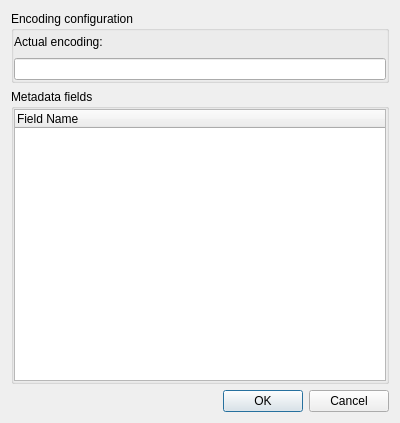
<?xml version="1.0" encoding="UTF-8"?>
<ui version="4.0">
 <class>FixMetadataEncodingDialog</class>
 <widget class="QDialog" name="FixMetadataEncodingDialog">
  <property name="geometry">
   <rect>
    <x>0</x>
    <y>0</y>
    <width>400</width>
    <height>423</height>
   </rect>
  </property>
  <property name="windowTitle">
   <string>Dialog</string>
  </property>
  <layout class="QGridLayout" name="gridLayout">
   <item row="0" column="0">
    <layout class="QVBoxLayout" name="verticalLayout">
     <property name="sizeConstraint">
      <enum>QLayout::SetDefaultConstraint</enum>
     </property>
     <item>
      <widget class="QGroupBox" name="groupBox">
       <property name="sizePolicy">
        <sizepolicy hsizetype="Expanding" vsizetype="Minimum">
         <horstretch>0</horstretch>
         <verstretch>0</verstretch>
        </sizepolicy>
       </property>
       <property name="minimumSize">
        <size>
         <width>374</width>
         <height>72</height>
        </size>
       </property>
       <property name="title">
        <string>Encoding configuration</string>
       </property>
       <layout class="QGridLayout" name="gridLayout_2">
        <property name="leftMargin">
         <number>0</number>
        </property>
        <property name="topMargin">
         <number>0</number>
        </property>
        <property name="rightMargin">
         <number>0</number>
        </property>
        <property name="bottomMargin">
         <number>0</number>
        </property>
        <item row="0" column="0">
         <layout class="QVBoxLayout" name="verticalLayout_2">
          <property name="sizeConstraint">
           <enum>QLayout::SetDefaultConstraint</enum>
          </property>
          <item>
           <widget class="QLabel" name="label_2">
            <property name="text">
             <string>Actual encoding:</string>
            </property>
           </widget>
          </item>
          <item>
           <widget class="QLineEdit" name="appliedEncodingLineEdit"/>
          </item>
         </layout>
        </item>
       </layout>
      </widget>
     </item>
     <item>
      <widget class="QGroupBox" name="groupBox_2">
       <property name="sizePolicy">
        <sizepolicy hsizetype="Expanding" vsizetype="MinimumExpanding">
         <horstretch>0</horstretch>
         <verstretch>0</verstretch>
        </sizepolicy>
       </property>
       <property name="title">
        <string>Metadata fields</string>
       </property>
       <layout class="QGridLayout" name="gridLayout_3">
        <property name="leftMargin">
         <number>0</number>
        </property>
        <property name="topMargin">
         <number>0</number>
        </property>
        <property name="rightMargin">
         <number>0</number>
        </property>
        <property name="bottomMargin">
         <number>0</number>
        </property>
        <item row="0" column="0">
         <widget class="QTreeWidget" name="metadataFieldsTreeView">
          <column>
           <property name="text">
            <string>Field Name</string>
           </property>
          </column>
         </widget>
        </item>
       </layout>
      </widget>
     </item>
    </layout>
   </item>
   <item row="1" column="0">
    <widget class="QDialogButtonBox" name="buttonBox">
     <property name="orientation">
      <enum>Qt::Horizontal</enum>
     </property>
     <property name="standardButtons">
      <set>QDialogButtonBox::Cancel|QDialogButtonBox::Ok</set>
     </property>
    </widget>
   </item>
  </layout>
 </widget>
 <resources/>
 <connections>
  <connection>
   <sender>buttonBox</sender>
   <signal>accepted()</signal>
   <receiver>FixMetadataEncodingDialog</receiver>
   <slot>accept()</slot>
   <hints>
    <hint type="sourcelabel">
     <x>248</x>
     <y>254</y>
    </hint>
    <hint type="destinationlabel">
     <x>157</x>
     <y>274</y>
    </hint>
   </hints>
  </connection>
  <connection>
   <sender>buttonBox</sender>
   <signal>rejected()</signal>
   <receiver>FixMetadataEncodingDialog</receiver>
   <slot>reject()</slot>
   <hints>
    <hint type="sourcelabel">
     <x>316</x>
     <y>260</y>
    </hint>
    <hint type="destinationlabel">
     <x>286</x>
     <y>274</y>
    </hint>
   </hints>
  </connection>
 </connections>
</ui>
